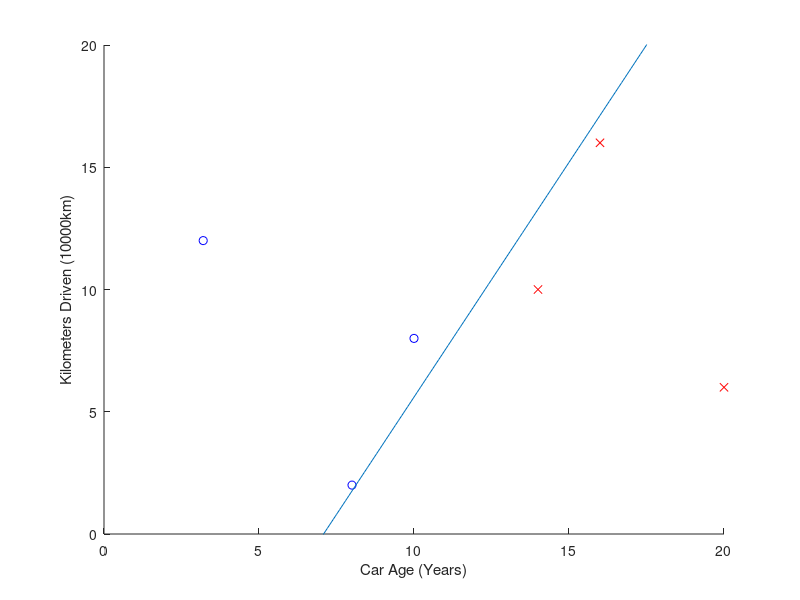

Write the MATLAB code that produced this figure.
close all
clear all
% Training data
x = [1 8 2;
 1 16 16;
 1 3.2 12;
 1 20 6;
 1 14 10;
 1 10 8];
% Labels
y =[0.0 1.0 0.0 1.0 1.0 0.0];
alpha = 0.1; % Training rate
% Plot the data
figure
hold on
for i = 1:size(x,1)
    if(y(i) == 0.0)
        plot(x(i,2),x(i,3),'bo')
    else
        plot(x(i,2),x(i,3),'rx')
    end
end
xlim([0,20])
ylim([0,20])
xlabel('Car Age (Years)')
ylabel('Kilometers Driven (10000km)')
theta = [1 1 1]'; % Initial weight vector
while 1
    oldTheta = theta;
    for j = 1:size(x,1)
        if (theta'*x(j,:)' >= 0)
            modelOut = 1.0;
            else
            modelOut = 0.0;
        end
        if(modelOut ~= y(j))
            theta = theta +alpha*(y(j) - modelOut)*x(j,:)';
        end
    end
    if(oldTheta == theta)
        break
    end
end
% Plot the decision boundary for PLA
x1Vals = 0:0.1:20;
x2Vals = (-theta(1) -theta(2)*x1Vals)/theta(3);
plot(x1Vals,x2Vals)
